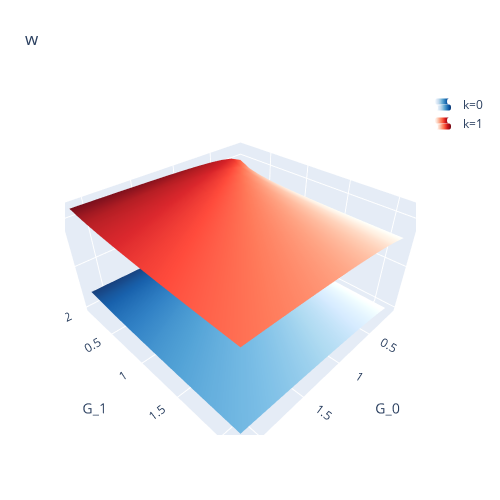

Notebook cell for this chart:
### Markdown cell above
# $w_n^k$

### Code cell
Z = [None, None]
Z[0] = np.array([[results['w'][g0][g1][0,0,0] for g0 in G0_grid] for g1 in G1_grid ])
Z[1] = np.array([[results['w'][g0][g1][0,0,1] for g0 in G0_grid] for g1 in G1_grid ])

fig = go.Figure(data=[go.Surface(z=Z[0], x=G0_grid, y=G1_grid, name = 'k=0',colorscale = 'Blues')])
fig.add_trace(go.Surface(z=Z[1], y=G0_grid, x=G1_grid,name = 'k=1', colorscale = 'Reds')
            )
fig.update_layout(title='w', autosize=False,
                  width=500, height=500,
                  margin=dict(l=65, r=50, b=65, t=90))
fig.update_layout(scene = dict(xaxis_title='G_0',
                    yaxis_title='G_1'
                              )
                 )
fig.update_traces(showlegend=True, showscale=False)
fig.show()
fig.write_html(f"{folder}/w_{config}.html")

### Figure 1 — Plotly figure (JSON) as saved in the notebook; plotly's stock layout.template omitted (floating-point values rounded to 4 significant figures; data arrays with more than 128 entries replaced by an {"elided": "..."} marker saying what was removed)
{"data": [{"colorscale": [[0, "rgb(247,251,255)"], [0.125, "rgb(222,235,247)"], [0.25, "rgb(198,219,239)"], [0.375, "rgb(158,202,225)"], [0.5, "rgb(107,174,214)"], [0.625, "rgb(66,146,198)"], [0.75, "rgb(33,113,181)"], [0.875, "rgb(8,81,156)"], [1, "rgb(8,48,107)"]], "name": "k=0", "showlegend": true, "showscale": false, "type": "surface", "x": [0.1, 0.2464, 0.3929, 0.5393, 0.6857, 0.8321, 0.9786, 1.125, 1.271, 1.418, 1.564, 1.711, 1.857, 2.004, 2.15], "y": [0.1, 0.2464, 0.3929, 0.5393, 0.6857, 0.8321, 0.9786, 1.125, 1.271, 1.418, 1.564, 1.711, 1.857, 2.004, 2.15], "z": {"elided": "15x15 float values"}}, {"colorscale": [[0, "rgb(255,245,240)"], [0.125, "rgb(254,224,210)"], [0.25, "rgb(252,187,161)"], [0.375, "rgb(252,146,114)"], [0.5, "rgb(251,106,74)"], [0.625, "rgb(239,59,44)"], [0.75, "rgb(203,24,29)"], [0.875, "rgb(165,15,21)"], [1, "rgb(103,0,13)"]], "name": "k=1", "showlegend": true, "showscale": false, "type": "surface", "x": [0.1, 0.2464, 0.3929, 0.5393, 0.6857, 0.8321, 0.9786, 1.125, 1.271, 1.418, 1.564, 1.711, 1.857, 2.004, 2.15], "y": [0.1, 0.2464, 0.3929, 0.5393, 0.6857, 0.8321, 0.9786, 1.125, 1.271, 1.418, 1.564, 1.711, 1.857, 2.004, 2.15], "z": {"elided": "15x15 float values"}}], "layout": {"autosize": false, "height": 500, "margin": {"b": 65, "l": 65, "r": 50, "t": 90}, "scene": {"xaxis": {"title": {"text": "G_0"}}, "yaxis": {"title": {"text": "G_1"}}}, "title": {"text": "w"}, "width": 500}}
